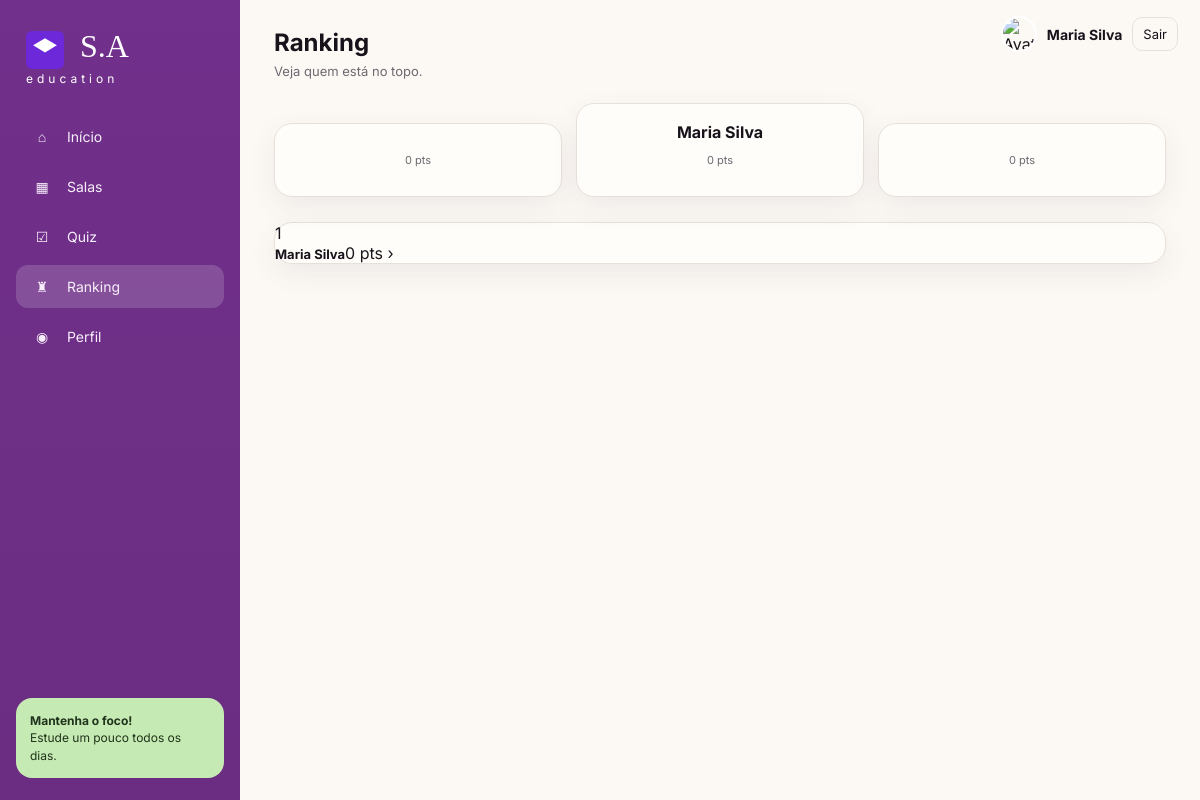
/ranking.php (signed in), run on the app's committed database.
### tables this page shows
CREATE TABLE `usuarios` (
  `id` int(11) NOT NULL,
  `nome_completo` varchar(150) NOT NULL,
  `email` varchar(255) NOT NULL,
  `username` varchar(50) NOT NULL,
  `senha` varchar(255) NOT NULL,
  `perfil` enum('estudante','professor','instituicao') NOT NULL DEFAULT 'estudante',
  `plano_id` int(11) NOT NULL DEFAULT 1,
  `perfil_imagem` varchar(255) DEFAULT 'assets/images/icons/user-icon.png',
  `pontos` int(11) NOT NULL DEFAULT 0,
  `moedas` int(11) NOT NULL DEFAULT 0,
  `seguidores` int(11) NOT NULL DEFAULT 0,
  `grupos` int(11) NOT NULL DEFAULT 0,
  `horas_aulas` int(11) NOT NULL DEFAULT 0,
  `livros_lidos` int(11) NOT NULL DEFAULT 0,
  `quizzes_pontos` int(11) NOT NULL DEFAULT 0,
  `atividades_pontos` int(11) NOT NULL DEFAULT 0,
  `artigos_pontuacao` int(11) DEFAULT NULL,
  `escritos_pontuacao` int(11) DEFAULT NULL,
  `ensaios_pontuacao` int(11) DEFAULT NULL,
  `redacoes_pontuacao` int(11) DEFAULT NULL,
  `acertos_timeline` json DEFAULT NULL,
  `erros_timeline` json DEFAULT NULL,
  `oauth_provider` varchar(50) DEFAULT NULL,
  `oauth_id` varchar(255) DEFAULT NULL,
  `premium_ativo` tinyint(1) NOT NULL DEFAULT 0,
  `criado_em` timestamp NOT NULL DEFAULT current_timestamp()
);

### includes/data.php (called while the page is built, shortened)
<?php
if (isset($pdo) && $pdo instanceof PDO) {
    try {
        $stmt = $pdo->query('SELECT u.nome_completo AS nome, COALESCE(r.pontos, 0) AS pontos, ROW_NUMBER() OVER (ORDER BY COALESCE(r.pontos, 0) DESC) AS pos FROM usuarios u LEFT JOIN ranking r ON u.id = r.usuario_id ORDER BY pontos DESC LIMIT 10');
        $ranking = $stmt->fetchAll();
    } catch (PDOException $e) {
        $ranking = [];
    }
}

### ranking.php (the view)
<?php require 'includes/auth.php'; require 'includes/data.php'; ?>
<!DOCTYPE html><html lang="pt-BR"><head><meta charset="UTF-8"><meta name="viewport" content="width=device-width,initial-scale=1.0">
<title>Ranking</title><link rel="stylesheet" href="assets/css/estilo.css"></head><body><div class="app"><?php require 'includes/header.php'; ?><main class="main">
<header class="topbar"><div><h1>Ranking</h1><p>Veja quem está no topo.</p></div></header>
<div class="grid grid-3" style="align-items:end;margin-bottom:25px">
<?php foreach([$ranking[1],$ranking[0],$ranking[2]] as $r): ?><div class="card" style="padding:18px;text-align:center"><div style="font-size:38px"><?= $r['avatar'] ?></div><strong><?= $r['nome'] ?></strong><p style="font-size:11px;color:var(--muted)"><?= number_format($r['pontos'],0,',','.') ?> pts</p></div><?php endforeach; ?>
</div>
<div class="card"><?php foreach($ranking as $r): ?><div class="rank-row"><span class="rank-num"><?= $r['pos'] ?></span><div class="rank-avatar"><?= $r['avatar'] ?></div><strong style="font-size:13px"><?= $r['nome'] ?></strong><span class="rank-points"><?= number_format($r['pontos'],0,',','.') ?> pts ›</span></div><?php endforeach; ?></div>
</main></div><?php require 'includes/footer.php'; ?>

### includes/header.php (shortened to what this page needs)
<?php
$current = basename($_SERVER['PHP_SELF']);
$perfilAtual = strtolower((string) ($_SESSION['usuario_perfil'] ?? 'estudante'));
$menuDesktop = [
    'estudante' => [
        ['label' => 'Início', 'href' => 'index.php', 'icon' => '⌂'],
        ['label' => 'Salas', 'href' => 'salas.php', 'icon' => '▦'],
        ['label' => 'Quiz', 'href' => 'quiz.php', 'icon' => '☑'],
        ['label' => 'Ranking', 'href' => 'ranking.php', 'icon' => '♜'],
        ['label' => 'Perfil', 'href' => 'perfil-dashboard.php', 'icon' => '◉'],
    ],
    'professor' => [
        ['label' => 'Início', 'href' => 'index.php', 'icon' => '⌂'],
        ['label' => 'Salas', 'href' => 'salas.php', 'icon' => '▦'],
        ['label' => 'Criar sala', 'href' => 'criar-sala.php', 'icon' => '＋'],
        ['label' => 'Ranking', 'href' => 'ranking.php', 'icon' => '♜'],
        ['label' => 'Perfil', 'href' => 'perfil-dashboard.php', 'icon' => '◉'],
    ],
    'instituicao' => [
        ['label' => 'Início', 'href' => 'index.php', 'icon' => '⌂'],
        ['label' => 'Salas', 'href' => 'salas.php', 'icon' => '▦'],
        ['label' => 'Biblioteca', 'href' => 'biblioteca.php', 'icon' => '📚'],
        ['label' => 'Perfil', 'href' => 'perfil-dashboard.php', 'icon' => '◉'],
    ],
];
$desktopItems = $menuDesktop[$perfilAtual] ?? $menuDesktop['estudante'];
?>
<aside class="sidebar">
  <a class="logo" href="index.php"><img src="assets/images/logo_mark.svg" alt="S.A Education" style="height:38px;vertical-align:middle;margin-right:8px"> S.A<small>education</small></a>
  <nav class="nav">
    <?php foreach ($desktopItems as $item): ?>
      <a class="<?= $current === basename($item['href']) ? 'active' : '' ?>" href="<?= htmlspecialchars((string) $item['href']) ?>"><span class="icon"><?= htmlspecialchars((string) $item['icon']) ?></span><?= htmlspecialchars((string) $item['label']) ?></a>
    <?php endforeach; ?>
  </nav>
  <div class="sidebar-tip"><strong>Mantenha o foco!</strong><br>Estude um pouco todos os dias.</div>
</aside>
<?php
if (isset($_SESSION['usuario_id'])):
    $usrName = $_SESSION['usuario_nome'] ?? $_SESSION['usuario_username'] ?? 'Usuário';
    ?>
    <div style="position:fixed;right:22px;top:16px;z-index:40;display:flex;align-items:center;gap:10px">
        <a href="perfil-dashboard.php" style="display:flex;align-items:center;gap:10px;color:var(--text);text-decoration:none">
            <img src="assets/images/avatars/default.png" alt="Avatar" style="width:36px;height:36px;border-radius:50%;object-fit:cover;border:2px solid #fff"> <strong style="font-size:14px"><?= htmlspecialchars($usrName) ?></strong>
        </a>
        <a href="logout.php" style="padding:8px 10px;border-radius:10px;background:transparent;border:1px solid var(--border);font-size:13px">Sair</a>
    </div>
<?php endif; ?>

### includes/footer.php (shortened to what this page needs)
</body>
</html>

### assets/css/estilo.css (style rules this page uses)
:root { --bg:#fcf9f4; --surface:#fffdf9; --purple:#71308b; --purple-2:#8f45a5; --purple-light:#eadcf0; --green:#bfe7a9; --green-strong:#9edb86; --text:#18131b; --muted:#6f6872; --border:#e7e0d9; --shadow:0 10px 28px rgba(78,45,86,.08); --radius:18px; }
* { box-sizing:border-box }
html,body { margin:0;padding:0 }
body { font-family:Inter,Arial,sans-serif; background:var(--bg); color:var(--text); }
a { text-decoration:none;color:inherit }
.app { min-height:100vh;display:flex }
.sidebar { width:240px; position:fixed; inset:0 auto 0 0; background:linear-gradient(180deg,#71308b 0%,#6a2d82 100%); color:#fff; padding:22px 16px; display:flex; flex-direction:column; z-index:20; }
.logo { font-family:cursive; font-size:32px; line-height:1; padding:8px 10px 30px; }
.logo small { display:block; font-family:Inter,sans-serif; font-size:12px; letter-spacing:4px; margin-top:4px; }
.nav { display:flex;flex-direction:column;gap:7px }
.nav a { display:flex;align-items:center;gap:13px; padding:13px 14px; border-radius:12px; color:#f8effa; font-size:14px; }
.nav a:hover,.nav a.active { background:rgba(255,255,255,.16) }
.nav .icon { width:24px;text-align:center }
.sidebar-tip { margin-top:auto; background:#c6eab3; color:#20331c; padding:14px; border-radius:16px; font-size:12px; line-height:1.45; }
.main { width:calc(100% - 240px); margin-left:240px; padding:28px 34px; }
.topbar { display:flex;align-items:center;justify-content:space-between; margin-bottom:24px; }
.topbar h1 { font-size:24px;margin:0 }
.topbar p { margin:6px 0 0;color:var(--muted);font-size:13px }
.card { background:var(--surface); border:1px solid var(--border); border-radius:var(--radius); box-shadow:var(--shadow); }
.grid { display:grid;gap:14px }
.grid-3 { grid-template-columns:repeat(3,minmax(0,1fr)) }

### data on the page
usuarios: nome_completo "Maria Silva", pontos "0", pos "1"

### other printed values
$item['icon'] "⌂"
$item['label'] "Início"
$item['icon'] "▦"
$item['label'] "Salas"
$item['icon'] "☑"
$item['label'] "Quiz"
$item['icon'] "♜"
$item['label'] "Ranking"
$item['icon'] "◉"
$item['label'] "Perfil"
$usrName "Maria Silva"
$r['pontos'] "0"
